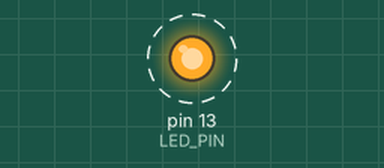
Simulated run of this sketch. Board: Arduino Uno, built with avr-gcc and run on an emulated ATmega328P. On the bench: output pins drawn as LEDs (lit = HIGH). Dashed ring = blinking.

Above: at 0.2 s.
Timing chart, 0 to 3.0 s (numbered marks = the images above):
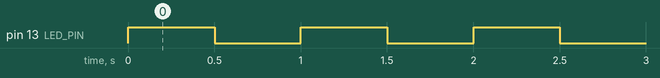

Measured:
- by itself, pin 13 (LED_PIN): alternates HIGH for 0.50 s and LOW for 0.50 s

The sketch:

UNO_R3_breathe.ino
```cpp
const int LED_PIN = 13;

void setup()
{
  pinMode(LED_PIN, OUTPUT);
}

void loop()
{
  //long unsigned int timepassed = millis();
  int stage = millis()%1000;
  float brightness = (sin((float)stage/500 *PI)+1)*127.5;
  analogWrite(LED_PIN, brightness);
}
```
